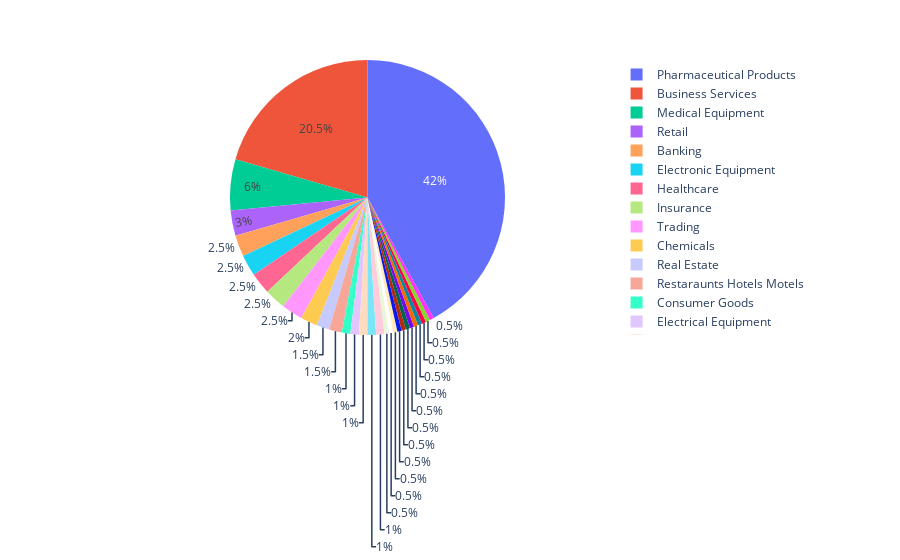

Notebook code for this chart:
### Code cell
worst = df[df.portfolio=="worst"]
counts = worst.groupby("famaindustry").predict.count()
counts = counts.rename(index={"Almost Nothing": "Other"})
counts = counts.reset_index()
counts.columns = ["industry", "count"]

fig = px.pie(counts, values="count", names="industry")

fig.show()

### Figure 1 — Plotly figure (JSON) as saved in the notebook; plotly's stock layout.template omitted (floating-point values rounded to 4 significant figures)
{"data": [{"domain": {"x": [0, 1], "y": [0, 1]}, "hovertemplate": "industry=%{label}<br>count=%{value}<extra></extra>", "labels": ["Aircraft", "Automobiles and Trucks", "Banking", "Business Services", "Chemicals", "Communication", "Computers", "Construction Materials", "Consumer Goods", "Electrical Equipment", "Electronic Equipment", "Healthcare", "Insurance", "Machinery", "Measuring and Control Equipment", "Medical Equipment", "Non-Metallic and Industrial Metal Mining", "Personal Services", "Petroleum and Natural Gas", "Pharmaceutical Products", "Precious Metals", "Real Estate", "Recreation", "Restaraunts Hotels Motels", "Retail", "Textiles", "Trading", "Transportation", "Wholesale"], "legendgroup": "", "name": "", "showlegend": true, "type": "pie", "values": [1, 1, 5, 41, 4, 1, 1, 1, 2, 2, 5, 5, 5, 1, 1, 12, 1, 2, 1, 84, 2, 3, 1, 3, 6, 1, 5, 1, 2]}], "layout": {"legend": {"tracegroupgap": 0}, "margin": {"t": 60}}}
